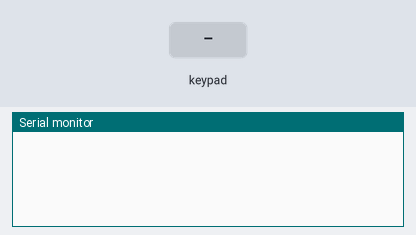
A sketch run on a simulated Arduino Uno, built with avr-gcc and run on an emulated ATmega328P. Parts: the last lines printed to the serial monitor. The inputs (shaded band) are chosen by the test bench. At 3.6 s the program stops and its outputs stay as they are.

Above: at 1.2 s.
1.3 s: key '1' pressed
At 2.2 s:
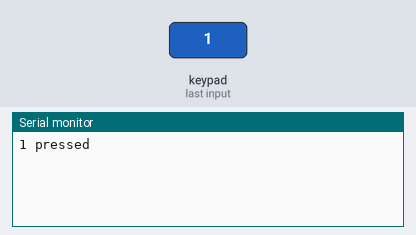
2.8 s: keypad keys 1 2 3 4 pressed 0.4 s apart
At 4.8 s:
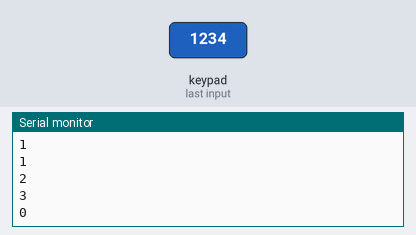
Timing chart, 0 to 5.1 s (numbered marks = the images above; inputs shaded):
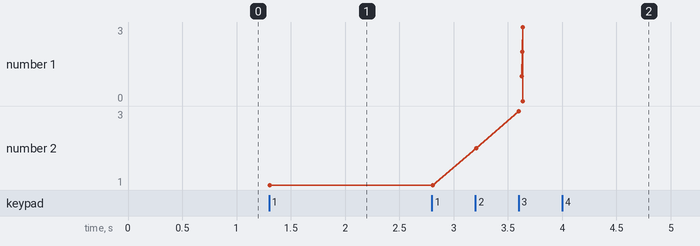

The sketch:

Keypad_Input.ino
```cpp
#include "Adafruit_Keypad.h"

const byte ROWS = 1; //Rows
const byte COLS = 4; //Columns
//define the symbols on the buttons of the keypads
char keys[ROWS][COLS] = {'1','2','3','4'};
byte rowPins[ROWS] = {A4};
byte colPins[COLS] = {A0,A1,A2,A3};
Adafruit_Keypad customKeypad = Adafruit_Keypad( makeKeymap(keys), rowPins, colPins, ROWS, COLS);

void setup() {
  Serial.begin(9600);
  customKeypad.begin();
}

void loop() {

  int routingTable[4];
  keypadInput(routingTable);

  Serial.println("Route is: ");
  for (int i=0; i<5; i++) {
    Serial.println(routingTable[i]);
  }
  while(1){}
}

void keypadInput(int route[])
{
  int count = 0;
  int tmp = 0;
  do {
    customKeypad.tick();
    while(customKeypad.available()){
      keypadEvent e = customKeypad.read();

      if (e.bit.EVENT == KEY_JUST_PRESSED) {
        Serial.print((char)e.bit.KEY);
        Serial.println(" pressed");
        tmp = (char)e.bit.KEY - '0';
        route[count] = tmp;
        count++;
      }
      if (count == 4) {
        route[4] = 0;
        count = 5;
      }
    }

  } while (count < 5);

  return route;
}
```

Measured:
- after the input at 1.3 s, the serial monitor: prints a new line at once (image 1)
- after the input at 2.8 s, the serial monitor: prints a new line after 0.41 s (image 2)
- plotted number 2: 1 → 3 after the input at 2.8 s
